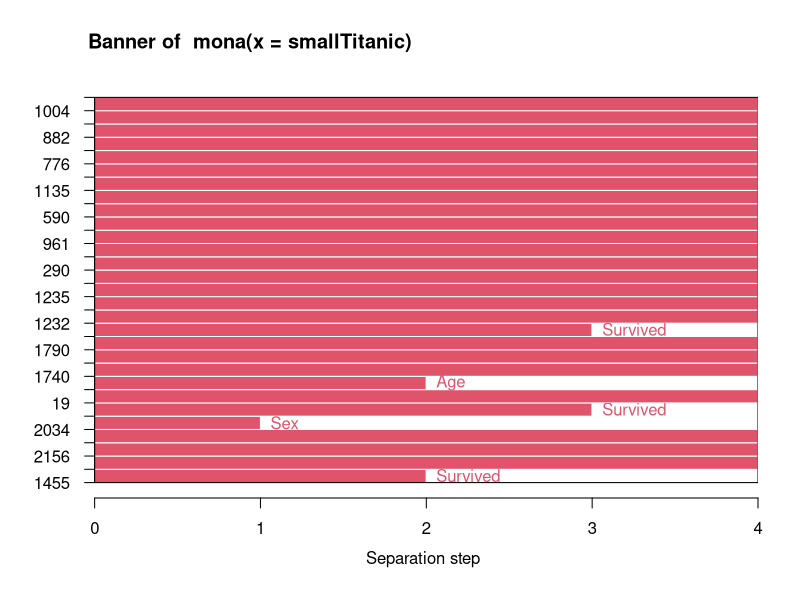

This chart was generated by the following R code:
# clustering with mona
# Hierarchical method
# MONothetic analysis clustering of binary variables
# similar to divisive - starts with one cluster
# used for binary datasets

# Titanic has three binary attributes

# convert titanic dataset from array to data.frame
#https://stackoverflow.com/questions/59447399/how-to-transform-the-titanic-data-set
d1 <- as.data.frame(Titanic)
Tita <- d1[rep(seq_len(nrow(d1)), d1$Freq),1:4]
row.names(Tita) <- NULL

str(Tita)
# sex, age, and survived are binary/factors

# downsample for this example
smallTitanic <- Tita[sample(nrow(Tita), 30),
                     c("Sex","Age","Survived")]


library(cluster)
monaTitanic <- mona(smallTitanic)
monaTitanic

plot(monaTitanic) # only bannerplot is available

# examine mona object
data.frame("order"=monaTitanic$order,
           "Row Number"=monaTitanic$order.lab,
           "Split Variable"=c(monaTitanic$variable,"NULL"),
           "Step Level"=c(monaTitanic$step,"0")
)

# summary
# mona is divisive hclust for binary datasets
# plotting isn't well supported
